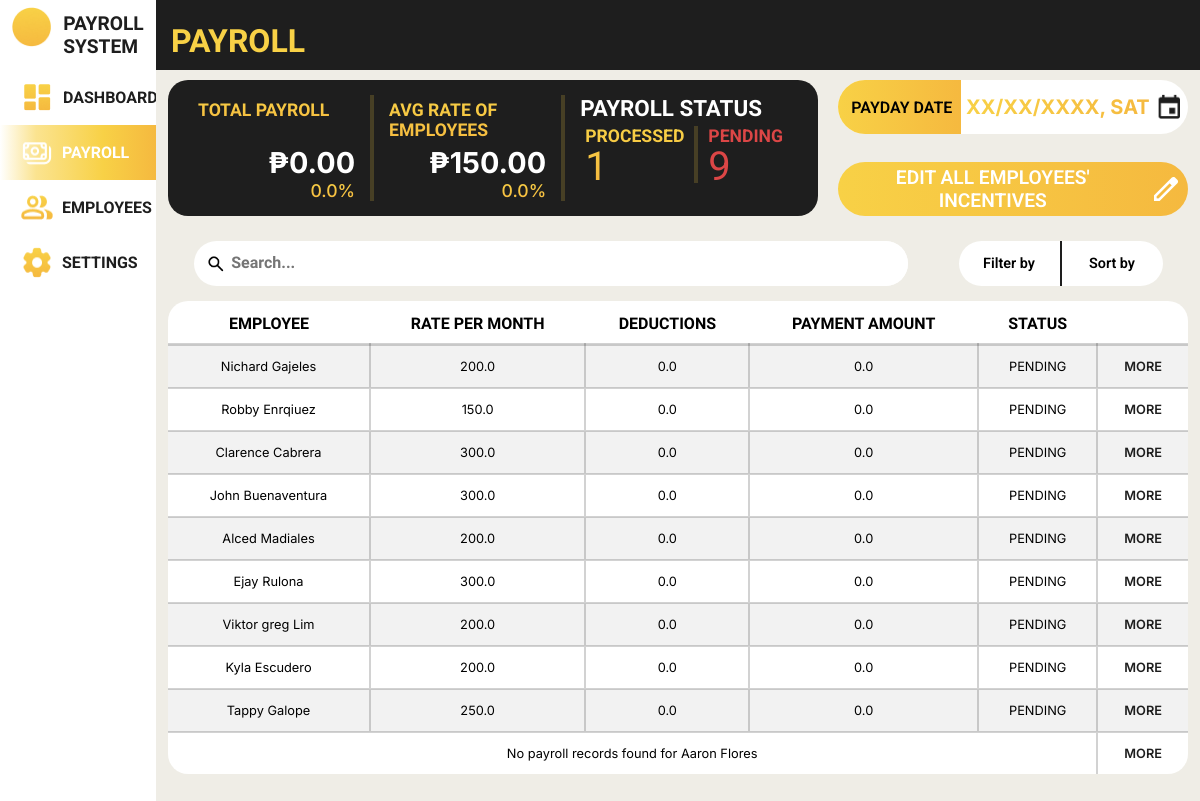
The page /payroll_system/payrolls/ (signed in) on the database its author committed.
### payroll_system/models.py (models this page shows, shortened)
class Employee(models.Model):
    class Gender(models.TextChoices):
        MALE = 'Male', _('Male')
        FEMALE = 'Female', _('Female')
        OTHERS = 'Others', _('Others')
    class HighestEducation(models.TextChoices):
        GRADESCHOOL = 'Grade School', _('Grade School')
        HIGHSCHOOL = 'High School', _('High School')
        BACHELORS_DEGREE = 'Bachelor\'s Degree', _('Bachelor\'s Degree')
        VOCATIONAL_EDUCATION = 'Vocational Education', _('Vocational Education')
        MASTERS_DEGREE = 'Master\'s Degree', _('Master\'s Degree')
    class EmployeeStatus(models.TextChoices):
        FULLTIME = 'Full Time', _('Full Time')
        PARTTIME = 'Part Time', _('Part Time')
    class ActiveStatus(models.TextChoices):
        ACTIVE = 'Active', _('Active')
        INACTIVE = 'Inactive', _('Inactive')
    employee_id = models.AutoField(primary_key=True)
    first_name = models.CharField(max_length=100, null=False)
    last_name = models.CharField(max_length=100, null=False)
    gender = models.CharField(max_length=6, choices=Gender.choices, null=False)
    date_of_birth = models.DateField(null=True)
    contact_number = models.CharField(max_length=15, null=True)
    emergency_contact = models.CharField(max_length=15, null=True)
    barangay = models.CharField(max_length=100, null=True)
    postal_address = models.IntegerField(null=True)
    highest_education = models.CharField(max_length=20, choices=HighestEducation.choices, null=True)
    work_experience = models.CharField(max_length=2083, null=True)
    date_of_employment = models.DateField(default=timezone.now)
    days_worked = models.IntegerField(default=0, null=False)
    employee_status = models.CharField(max_length=9, choices=EmployeeStatus.choices, null=True)
    active_status = models.CharField(max_length=8, choices=ActiveStatus.choices, default=ActiveStatus.ACTIVE)
    absences = models.IntegerField(default=0, null=False)
    employee_image = models.ImageField(null=True, blank=True, upload_to='images/')

class Payroll(models.Model):
    class PayrollStatus(models.TextChoices):
        PENDING = 'PENDING', _('Pending')
        PROCESSED = 'PROCESSED', _('Processed')
    payroll_id = models.AutoField(primary_key=True)
    rate = models.FloatField(default=0, null=False)
    incentives = models.FloatField(default=0, null=False)
    payroll_status = models.CharField(max_length=9, choices=PayrollStatus.choices, default=PayrollStatus.PENDING, null=True, blank=True)
    deductions = models.FloatField(default=0, null=False)
    salary = models.FloatField(default=0, null=False)
    cash_advance = models.FloatField(default=0, null=False)
    under_time = models.FloatField(default=0, null=False)
    payment_date = models.DateField(null=False)
    employee_id_fk = models.ForeignKey(Employee, on_delete=models.CASCADE, related_name='payrolls')
    attendance_id_fk = models.ForeignKey(Attendance, null=True, blank=True, on_delete=models.CASCADE)

### payroll_system/views.py (the view)
# urls.py: path('payrolls/', views.payrolls, name='payrolls'),
@login_required
def payrolls(request):
    employees = Employee.objects.prefetch_related('payrolls').all()
    total_employees = employees.count()
    today = now().date()
    start_of_week = today - timedelta(days=today.weekday())  # Get Monday of current week
    end_of_week = start_of_week + timedelta(days=6)  # Get Sunday of current week
    current_month_start = today.replace(day=1)
    previous_month_end = current_month_start - timedelta(days=1)
    previous_month_start = previous_month_end.replace(day=1)
    active_employees_per_day = (
        Attendance.objects.filter(date__range=[start_of_week, end_of_week])
        .values('date')
        .annotate(active_count=Count('employee_id_fk', distinct=True))
    )
    total_active_counts = sum(day['active_count'] for day in active_employees_per_day)
    days_counted = len(active_employees_per_day) or 1  # Avoid division by zero
    avg_active_employees = total_active_counts / days_counted
    processed_payroll_count = (
        employees.filter(payrolls__payroll_status='PROCESSED')
        .distinct()
        .count()
    )
    pending_payroll_count = (
        employees.filter(payrolls__payroll_status='PENDING')
        .distinct()
        .count()
    )
    total_payroll = Payroll.objects.filter(payroll_status='PROCESSED').aggregate(Sum('salary'))['salary__sum']
    if total_payroll is None:
        total_payroll = "No total payroll yet"
    next_payday = Payroll.objects.filter(payment_date__gt=today).aggregate(Min('payment_date'))['payment_date__min']
    avg_rate = Payroll.objects.filter(rate__gt=0).aggregate(Avg('rate'))['rate__avg']
    if avg_rate is None:
        avg_rate = "No rate data"
    current_total_payroll = Payroll.objects.filter(
        payroll_status='PROCESSED',
        payment_date__gte=current_month_start,
        payment_date__lte=today
    ).aggregate(Sum('salary'))['salary__sum'] or 0
    previous_total_payroll = Payroll.objects.filter(
        payroll_status='PROCESSED',
        payment_date__gte=previous_month_start,
        payment_date__lte=previous_month_end
    ).aggregate(Sum('salary'))['salary__sum'] or 0
    payroll_percentage = 0
    if previous_total_payroll > 0:
        payroll_percentage = ((current_total_payroll - previous_total_payroll) / previous_total_payroll) * 100
    current_avg_rate = Payroll.objects.filter(
        rate__gt=0,
        payment_date__gte=current_month_start,
        payment_date__lte=today
    ).aggregate(Avg('rate'))['rate__avg'] or 0
    previous_avg_rate = Payroll.objects.filter(
        rate__gt=0,
        payment_date__gte=previous_month_start,
        payment_date__lte=previous_month_end
    ).aggregate(Avg('rate'))['rate__avg'] or 0
    rate_percentage = 0
    if previous_avg_rate > 0:
        rate_percentage = ((current_avg_rate - previous_avg_rate) / previous_avg_rate) * 100
    employee_data = []
    for employee in employees:
        latest_payroll = employee.payrolls.order_by('-payment_date').first()
        employee_data.append({
            'employee': employee,
            'latest_payroll': latest_payroll
        })
    context = {
        'employee_data': employee_data,  # List of employees with their latest payroll
        'total_employees': total_employees,
        'avg_active_employees': round(avg_active_employees),
        'processed_payroll_count': processed_payroll_count,
        'pending_payroll_count': pending_payroll_count,
        'total_payroll': total_payroll,  # Total payroll amount
        'previous_total_payroll': previous_total_payroll,
        'payroll_percentage': payroll_percentage,
        'next_payday': next_payday,  # Next payday date
        'previous_avg_rate': previous_avg_rate,
        'rate_percentage': rate_percentage,
        'avg_rate': current_avg_rate,
    }
    return render(request, 'payroll_system/payroll.html', context)

### payroll_system/templates/payroll_system/payroll.html (shortened to what this page needs)
{% load static %}
<!DOCTYPE html>
<html lang="en">
<head>
    <link rel="stylesheet" href="{% static 'css/template.css' %}">
    <link rel="stylesheet" href="{% static 'css/payroll.css' %}">
</head>
<body>
    <div class="body">
        <nav>
            <div class="logo">
                <div class="logo-group">
                    <div class="logo-picture">
                        <img src="{% static 'images/logo_icon.png' %}" alt="">
                    </div>
                    <div class="logo-name">
                        <p>PAYROLL</p>
                        <p>SYSTEM</p>
                    </div>
                </div>
            </div>
            <div class="menu">
                <ul>
                    <li class="menu-dashboard">
                        <a href="{% url 'payroll_system:dashboard' %}">
                            <img src="{% static 'images/dashboard_icon.png' %}" alt="">
                            <div class="link">DASHBOARD</div>
                        </a>
                    </li>
                    <li class="menu-payroll" id="focused">
                        <a href="{% url 'payroll_system:payrolls' %}">
                            <img src="{% static 'images/payroll_icon_focused.png' %}" alt="">
                            <div class="link">PAYROLL</div>
                        </a>
                    </li>
                    <li class="menu-employees">
                        <a href="{% url 'payroll_system:employees' %}">
                            <img src="{% static 'images/employee_icon.png' %}" alt="">
                            <div class="link">EMPLOYEES</div>
                        </a>
                    </li>
                    <li class="menu-settings">
                        <a href="{% url 'payroll_system:settings' %}">
                            <img src="{% static 'images/settings_icon.png' %}" alt="">
                            <div class="link">SETTINGS</div>
                        </a>
                    </li>
                </ul>
            </div>
        </nav>
        <header>
            <h1>PAYROLL</h1>
        </header>
        <div class="system_content">
            <div class="container">
                <div class="top">
                    <div class="content_1">
                        <div class="statistics">
                            <div class="total_payroll">
                                <div class="title"><h1>TOTAL PAYROLL</h1></div>
                                <div class="content">
                                    <p class="amount">{% if total_payroll == "No total payroll yet" %} No total payroll yet {% else %} ₱{{ total_payroll|floatformat:2 }} {% endif %}</p>
                                    <p class="percentage {% if payroll_percentage > 0 %}positive{% elif payroll_percentage < 0 %}negative{% endif %}">
                                        {% if payroll_percentage > 0 %}+{% endif %}{{ payroll_percentage|floatformat:1 }}%
                                    </p>
                                </div>
                            </div>
                            <div class="avg_rate">
                                <div class="title">
                                    <h1>AVG RATE OF EMPLOYEES</h1>
                                </div>
                                <div class="content">
                                    <p class="amount">{% if avg_rate == "No rate data" %} No rate data {% else %} ₱{{ avg_rate|floatformat:2 }} {% endif %}</p>
                                    <p class="percentage {% if rate_percentage > 0 %}positive{% elif rate_percentage < 0 %}negative{% endif %}">
                                        {% if rate_percentage > 0 %}+{% endif %}{{ rate_percentage|floatformat:1 }}%
                                    </p>
                                </div>
                            </div>
                            <div class="payroll_status">
                                <div class="title">
                                    <h1>PAYROLL STATUS</h1>
                                </div>
                                <div class="content">
                                    <div class="processed">
                                        <h1>PROCESSED</h1>
                                        <p>{{ processed_payroll_count }}</p>
                                    </div>
                                    <div class="pending">
                                        <h1>PENDING</h1>
                                        <p>{{ pending_payroll_count }}</p>
                                    </div>
                                </div>
                            </div>
                        </div>
                    </div>
                    <div class="content_2">
                        <div class="payday">
                            <div class="payday_title">
                                <p>PAYDAY DATE</p>
                            </div>
                            <div class="payday_date">
                                <p>XX/XX/XXXX, SAT</p>
                                <button onclick=""></button>
                            </div>
                        </div>
                        <div class="incentives">
                            <button class="edit_incentives" onclick="editIncentives()">
                                <p>EDIT ALL EMPLOYEES' INCENTIVES</p>
                                <img src="{% static 'images/edit_icon.png' %}" alt="">
                            </button>
                        </div>
                    </div>
                </div>
                <div class="search_filter">
                    <div class="search">
                        <form class="form" method="post">
                            <button type="submit"><img src="{% static 'images/search_icon.png' %}" alt=""></button>
                            <input type="text" placeholder="Search...">
                        </form>
                    </div>
                    <div class="filter_sort">
                        <div class="filter">
                            Filter by
                        </div>
                        <div class="sort">
                            Sort by
                        </div>
                    </div>
                </div>
                <div class="table">
                    <table>
                        <tr>
                            <th>EMPLOYEE</th>
                            <th>RATE PER MONTH</th>
                            <th>DEDUCTIONS</th>
                            <th>PAYMENT AMOUNT</th>
                            <th>STATUS</th>
                            <th></th>
                        </tr>
                        {% for data in employee_data %}
                            {% with employee=data.employee latest_payroll=data.latest_payroll %}
                                {% if latest_payroll %}
                                <tr>
                                    <td>{{ employee.first_name }} {{ employee.last_name }}</td>
                                    <td>{{ latest_payroll.rate }}</td>
                                    <td>{{ latest_payroll.deductions }}</td>
                                    <td>{{ latest_payroll.salary }}</td>
                                    <td>{{ latest_payroll.payroll_status }}</td>
                                    <td><a href="{% url 'payroll_system:payroll_individual' employee.employee_id %}">MORE</a></td>
                                </tr>
                                {% else %}
                                <tr>
                                    <td colspan="5">No payroll records found for {{ employee.first_name }} {{ employee.last_name }}</td>
                                    <td><a href="{% url 'payroll_system:payroll_individual' employee.employee_id %}">MORE</a></td>
                                </tr>
                                {% endif %}
                            {% endwith %}
                        {% endfor %}
                    </table>
                </div>
            </div>
        </div>
    </div>
</body>
</html>

### rows shown on the page
Employee: employee.first_name "Nichard", employee.last_name "Gajeles", latest_payroll.rate "200.0", latest_payroll.deductions "0.0", latest_payroll.salary "0.0", latest_payroll.payroll_status "PENDING"
Employee: employee.first_name "Robby", employee.last_name "Enrqiuez", latest_payroll.rate "150.0", latest_payroll.deductions "0.0", latest_payroll.salary "0.0", latest_payroll.payroll_status "PENDING"
Employee: employee.first_name "Clarence", employee.last_name "Cabrera", latest_payroll.rate "300.0", latest_payroll.deductions "0.0", latest_payroll.salary "0.0", latest_payroll.payroll_status "PENDING"
Employee: employee.first_name "John", employee.last_name "Buenaventura", latest_payroll.rate "300.0", latest_payroll.deductions "0.0", latest_payroll.salary "0.0", latest_payroll.payroll_status "PENDING"
Employee: employee.first_name "Alced", employee.last_name "Madiales", latest_payroll.rate "200.0", latest_payroll.deductions "0.0", latest_payroll.salary "0.0", latest_payroll.payroll_status "PENDING"
Employee: employee.first_name "Ejay", employee.last_name "Rulona", latest_payroll.rate "300.0", latest_payroll.deductions "0.0", latest_payroll.salary "0.0", latest_payroll.payroll_status "PENDING"
Employee: employee.first_name "Viktor greg", employee.last_name "Lim", latest_payroll.rate "200.0", latest_payroll.deductions "0.0", latest_payroll.salary "0.0", latest_payroll.payroll_status "PENDING"
Employee: employee.first_name "Kyla", employee.last_name "Escudero", latest_payroll.rate "200.0", latest_payroll.deductions "0.0", latest_payroll.salary "0.0", latest_payroll.payroll_status "PENDING"
Employee: employee.first_name "Tappy", employee.last_name "Galope", latest_payroll.rate "250.0", latest_payroll.deductions "0.0", latest_payroll.salary "0.0", latest_payroll.payroll_status "PENDING"
Employee: employee.first_name "Aaron", employee.last_name "Flores"

### other values the page prints
{{ total_payroll|floatformat:2 }} "0.00"
{{ payroll_percentage|floatformat:1 }} "0.0"
{{ avg_rate|floatformat:2 }} "150.00"
{{ rate_percentage|floatformat:1 }} "0.0"
{{ processed_payroll_count }} "1"
{{ pending_payroll_count }} "9"
